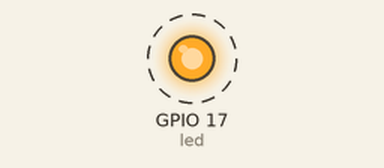
Recording of a program running on a simulated Raspberry Pi (BCM pin numbers). Parts: output pins drawn as LEDs (lit = HIGH). Dashed ring = blinking. What the program prints to the terminal is not drawn. At 10.0 s the program stops and its outputs stay as they are.

Above: at 0.2 s.
Timing chart, 0 to 3.0 s (numbered marks = the images above):
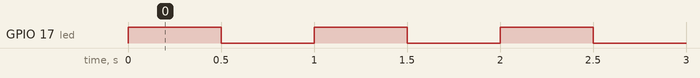

The program:

blink.py
```python
from gpiozero import LED
from time import sleep

led = LED(17)

print('LED blink start!')
for i in range(10):
    led.on()
    print('ON')
    sleep(0.5)
    led.off()
    print('OFF')
    sleep(0.5)

print('Done!')
```

Measured:
- by itself, GPIO 17 (led): alternates HIGH for 0.50 s and LOW for 0.50 s, 20 changes in all, then stays LOW
